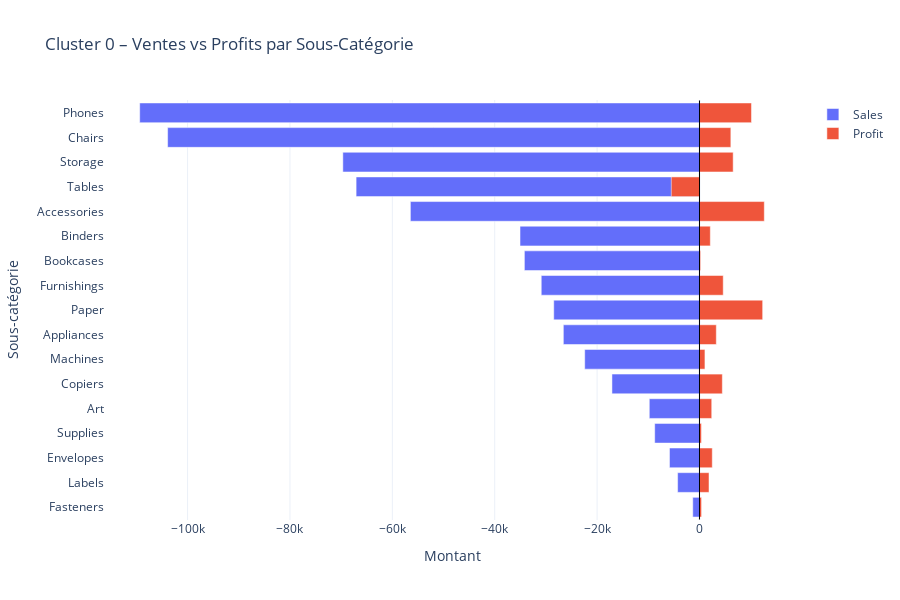

Here is the notebook cell this chart was saved with:
### Code cell
# ==============================================================
# GRAPHIQUE INTERACTIF PLOTLY
# Ventes vs Profits par Sous-Catégorie - Cluster 0
# ==============================================================


import plotly.graph_objects as go


# --------------------------------------------------------------
# Récupérer les clients du cluster 0
# --------------------------------------------------------------
clients_cluster0 = client_clean[client_clean["cluster"] == 0].index


# --------------------------------------------------------------
# Filtrer les transactions correspondantes
# --------------------------------------------------------------
df_cluster0 = df_cleaned[
   df_cleaned["customer_id"].isin(clients_cluster0)
]


# --------------------------------------------------------------
# Agréger ventes et profits par sous-catégorie
# --------------------------------------------------------------
subcat_cluster0 = (
   df_cluster0
   .groupby("subcategory")[["sales", "profit"]]
   .sum()
   .sort_values("sales")
)


# --------------------------------------------------------------
# Création du graphique miroir interactif
# --------------------------------------------------------------
fig = go.Figure()


# Barres des ventes (gauche)
fig.add_trace(
   go.Bar(
       y=subcat_cluster0.index,
       x=-subcat_cluster0["sales"],   # négatif pour miroir
       name="Sales",
       orientation="h"
   )
)


# Barres des profits (droite)
fig.add_trace(
   go.Bar(
       y=subcat_cluster0.index,
       x=subcat_cluster0["profit"],
       name="Profit",
       orientation="h"
   )
)


# Mise en forme
fig.update_layout(
   title="Cluster 0 – Ventes vs Profits par Sous-Catégorie",
   barmode="overlay",  # superposition miroir
   xaxis_title="Montant",
   yaxis_title="Sous-catégorie",
   template="plotly_white",
   height=600
)


# Ligne verticale centrale
fig.add_shape(
   type="line",
   x0=0, x1=0,
   y0=-0.5, y1=len(subcat_cluster0)-0.5,
   line=dict(color="black", width=1)
)


fig.show()

### Figure 1 — Plotly figure (JSON) as saved in the notebook; plotly's stock layout.template omitted (floating-point values rounded to 4 significant figures)
{"data": [{"name": "Sales", "orientation": "h", "type": "bar", "x": [-1314.0, -4275.0, -5860.0, -8749.0, -9805.0, -17100.0, -22420.0, -26590.0, -28470.0, -30910.0, -34200.0, -35060.0, -56470.0, -67080.0, -69670.0, -103900.0, -109400.0], "y": ["Fasteners", "Labels", "Envelopes", "Supplies", "Art", "Copiers", "Machines", "Appliances", "Paper", "Furnishings", "Bookcases", "Binders", "Accessories", "Tables", "Storage", "Chairs", "Phones"]}, {"name": "Profit", "orientation": "h", "type": "bar", "x": [405.4, 1858.0, 2497.0, 377.7, 2391.0, 4464.0, 1065.0, 3285.0, 12340.0, 4638.0, 219.2, 2116.0, 12660.0, -5504.0, 6578.0, 6125.0, 10160.0], "y": ["Fasteners", "Labels", "Envelopes", "Supplies", "Art", "Copiers", "Machines", "Appliances", "Paper", "Furnishings", "Bookcases", "Binders", "Accessories", "Tables", "Storage", "Chairs", "Phones"]}], "layout": {"barmode": "overlay", "height": 600, "shapes": [{"line": {"color": "black", "width": 1}, "type": "line", "x0": 0, "x1": 0, "y0": -0.5, "y1": 16.5}], "title": {"text": "Cluster 0 – Ventes vs Profits par Sous-Catégorie"}, "xaxis": {"title": {"text": "Montant"}}, "yaxis": {"title": {"text": "Sous-catégorie"}}}}
